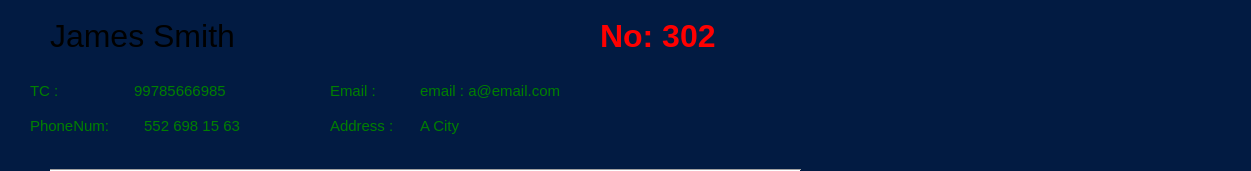
   <widget class="QWidget" name="info_header" native="true">
    <property name="geometry">
     <rect>
      <x>0</x>
      <y>0</y>
      <width>1251</width>
      <height>171</height>
     </rect>
    </property>
    <property name="palette">
     <palette>
      <active>
       <colorrole role="Button">
        <brush brushstyle="SolidPattern">
         <color alpha="255">
          <red>255</red>
          <green>255</green>
          <blue>255</blue>
         </color>
        </brush>
       </colorrole>
       <colorrole role="Text">
        <brush brushstyle="SolidPattern">
         <color alpha="255">
          <red>255</red>
          <green>255</green>
          <blue>255</blue>
         </color>
        </brush>
       </colorrole>
       <colorrole role="Base">
        <brush brushstyle="SolidPattern">
         <color alpha="255">
          <red>2</red>
          <green>27</green>
          <blue>66</blue>
         </color>
        </brush>
       </colorrole>
       <colorrole role="Window">
        <brush brushstyle="SolidPattern">
         <color alpha="255">
          <red>2</red>
          <green>27</green>
          <blue>66</blue>
         </color>
        </brush>
       </colorrole>
       <colorrole role="PlaceholderText">
        <brush brushstyle="SolidPattern">
         <color alpha="128">
          <red>255</red>
          <green>255</green>
          <blue>255</blue>
         </color>
        </brush>
       </colorrole>
      </active>
      <inactive>
       <colorrole role="Button">
        <brush brushstyle="SolidPattern">
         <color alpha="255">
          <red>255</red>
          <green>255</green>
          <blue>255</blue>
         </color>
        </brush>
       </colorrole>
       <colorrole role="Text">
        <brush brushstyle="SolidPattern">
         <color alpha="255">
          <red>255</red>
          <green>255</green>
          <blue>255</blue>
         </color>
        </brush>
       </colorrole>
       <colorrole role="Base">
        <brush brushstyle="SolidPattern">
         <color alpha="255">
          <red>2</red>
          <green>27</green>
          <blue>66</blue>
         </color>
        </brush>
       </colorrole>
       <colorrole role="Window">
        <brush brushstyle="SolidPattern">
         <color alpha="255">
          <red>2</red>
          <green>27</green>
          <blue>66</blue>
         </color>
        </brush>
       </colorrole>
       <colorrole role="PlaceholderText">
        <brush brushstyle="SolidPattern">
         <color alpha="128">
          <red>255</red>
          <green>255</green>
          <blue>255</blue>
         </color>
        </brush>
       </colorrole>
      </inactive>
      <disabled>
       <colorrole role="Button">
        <brush brushstyle="SolidPattern">
         <color alpha="255">
          <red>255</red>
          <green>255</green>
          <blue>255</blue>
         </color>
        </brush>
       </colorrole>
       <colorrole role="Text">
        <brush brushstyle="SolidPattern">
         <color alpha="255">
          <red>120</red>
          <green>120</green>
          <blue>120</blue>
         </color>
        </brush>
       </colorrole>
       <colorrole role="Base">
        <brush brushstyle="SolidPattern">
         <color alpha="255">
          <red>2</red>
          <green>27</green>
          <blue>66</blue>
         </color>
        </brush>
       </colorrole>
       <colorrole role="Window">
        <brush brushstyle="SolidPattern">
         <color alpha="255">
          <red>2</red>
          <green>27</green>
          <blue>66</blue>
         </color>
        </brush>
       </colorrole>
       <colorrole role="PlaceholderText">
        <brush brushstyle="SolidPattern">
         <color alpha="128">
          <red>0</red>
          <green>0</green>
          <blue>0</blue>
         </color>
        </brush>
       </colorrole>
      </disabled>
     </palette>
    </property>
    <property name="styleSheet">
     <string notr="true"/>
    </property>
    <widget class="QStackedWidget" name="info_header_stackedWidgets">
     <property name="geometry">
      <rect>
       <x>0</x>
       <y>0</y>
       <width>911</width>
       <height>171</height>
      </rect>
     </property>
     <property name="palette">
      <palette>
       <active>
        <colorrole role="Base">
         <brush brushstyle="SolidPattern">
          <color alpha="255">
           <red>255</red>
           <green>255</green>
           <blue>255</blue>
          </color>
         </brush>
        </colorrole>
       </active>
       <inactive>
        <colorrole role="Base">
         <brush brushstyle="SolidPattern">
          <color alpha="255">
           <red>255</red>
           <green>255</green>
           <blue>255</blue>
          </color>
         </brush>
        </colorrole>
       </inactive>
       <disabled>
        <colorrole role="Base">
         <brush brushstyle="SolidPattern">
          <color alpha="255">
           <red>2</red>
           <green>27</green>
           <blue>66</blue>
          </color>
         </brush>
        </colorrole>
       </disabled>
      </palette>
     </property>
     <property name="currentIndex">
      <number>0</number>
     </property>
     <widget class="QWidget" name="Pinfo">
      <property name="palette">
       <palette>
        <active>
         <colorrole role="Base">
          <brush brushstyle="SolidPattern">
           <color alpha="255">
            <red>255</red>
            <green>255</green>
            <blue>255</blue>
           </color>
          </brush>
         </colorrole>
         <colorrole role="Window">
          <brush brushstyle="SolidPattern">
           <color alpha="255">
            <red>255</red>
            <green>255</green>
            <blue>255</blue>
           </color>
          </brush>
         </colorrole>
        </active>
        <inactive>
         <colorrole role="Base">
          <brush brushstyle="SolidPattern">
           <color alpha="255">
            <red>255</red>
            <green>255</green>
            <blue>255</blue>
           </color>
          </brush>
         </colorrole>
         <colorrole role="Window">
          <brush brushstyle="SolidPattern">
           <color alpha="255">
            <red>255</red>
            <green>255</green>
            <blue>255</blue>
           </color>
          </brush>
         </colorrole>
        </inactive>
        <disabled>
         <colorrole role="Base">
          <brush brushstyle="SolidPattern">
           <color alpha="255">
            <red>255</red>
            <green>255</green>
            <blue>255</blue>
           </color>
          </brush>
         </colorrole>
         <colorrole role="Window">
          <brush brushstyle="SolidPattern">
           <color alpha="255">
            <red>255</red>
            <green>255</green>
            <blue>255</blue>
           </color>
          </brush>
         </colorrole>
        </disabled>
       </palette>
      </property>
      <widget class="QLabel" name="info_cusID_label">
       <property name="geometry">
        <rect>
         <x>600</x>
         <y>10</y>
         <width>241</width>
         <height>51</height>
        </rect>
       </property>
       <property name="palette">
        <palette>
         <active>
          <colorrole role="WindowText">
           <brush brushstyle="SolidPattern">
            <color alpha="255">
             <red>255</red>
             <green>0</green>
             <blue>0</blue>
            </color>
           </brush>
          </colorrole>
          <colorrole role="Text">
           <brush brushstyle="SolidPattern">
            <color alpha="255">
             <red>255</red>
             <green>0</green>
             <blue>0</blue>
            </color>
           </brush>
          </colorrole>
          <colorrole role="ButtonText">
           <brush brushstyle="SolidPattern">
            <color alpha="255">
             <red>255</red>
             <green>0</green>
             <blue>0</blue>
            </color>
           </brush>
          </colorrole>
          <colorrole role="PlaceholderText">
           <brush brushstyle="NoBrush">
            <color alpha="128">
             <red>255</red>
             <green>0</green>
             <blue>0</blue>
            </color>
           </brush>
          </colorrole>
         </active>
         <inactive>
          <colorrole role="WindowText">
           <brush brushstyle="SolidPattern">
            <color alpha="255">
             <red>255</red>
             <green>0</green>
             <blue>0</blue>
            </color>
           </brush>
          </colorrole>
          <colorrole role="Text">
           <brush brushstyle="SolidPattern">
            <color alpha="255">
             <red>255</red>
             <green>0</green>
             <blue>0</blue>
            </color>
           </brush>
          </colorrole>
          <colorrole role="ButtonText">
           <brush brushstyle="SolidPattern">
            <color alpha="255">
             <red>255</red>
             <green>0</green>
             <blue>0</blue>
            </color>
           </brush>
          </colorrole>
          <colorrole role="PlaceholderText">
           <brush brushstyle="NoBrush">
            <color alpha="128">
             <red>255</red>
             <green>0</green>
             <blue>0</blue>
            </color>
           </brush>
          </colorrole>
         </inactive>
         <disabled>
          <colorrole role="WindowText">
           <brush brushstyle="SolidPattern">
            <color alpha="255">
             <red>255</red>
             <green>0</green>
             <blue>0</blue>
            </color>
           </brush>
          </colorrole>
          <colorrole role="Text">
           <brush brushstyle="SolidPattern">
            <color alpha="255">
             <red>255</red>
             <green>0</green>
             <blue>0</blue>
            </color>
           </brush>
          </colorrole>
          <colorrole role="ButtonText">
           <brush brushstyle="SolidPattern">
            <color alpha="255">
             <red>255</red>
             <green>0</green>
             <blue>0</blue>
            </color>
           </brush>
          </colorrole>
          <colorrole role="PlaceholderText">
           <brush brushstyle="NoBrush">
            <color alpha="128">
             <red>255</red>
             <green>0</green>
             <blue>0</blue>
            </color>
           </brush>
          </colorrole>
         </disabled>
        </palette>
       </property>
       <property name="font">
        <font>
         <pointsize>24</pointsize>
         <weight>75</weight>
         <bold>true</bold>
        </font>
       </property>
       <property name="styleSheet">
        <string notr="true">color:Red</string>
       </property>
       <property name="text">
        <string>No: 302</string>
       </property>
      </widget>
      <widget class="QLabel" name="info_address_label_2">
       <property name="geometry">
        <rect>
         <x>330</x>
         <y>110</y>
         <width>81</width>
         <height>31</height>
        </rect>
       </property>
       <property name="font">
        <font>
         <pointsize>11</pointsize>
        </font>
       </property>
       <property name="styleSheet">
        <string notr="true">color: Green</string>
       </property>
       <property name="text">
        <string>Address :</string>
       </property>
      </widget>
      <widget class="QLabel" name="info_cusName_label">
       <property name="geometry">
        <rect>
         <x>50</x>
         <y>10</y>
         <width>561</width>
         <height>51</height>
        </rect>
       </property>
       <property name="palette">
        <palette>
         <active>
          <colorrole role="WindowText">
           <brush brushstyle="SolidPattern">
            <color alpha="255">
             <red>0</red>
             <green>0</green>
             <blue>0</blue>
            </color>
           </brush>
          </colorrole>
          <colorrole role="Button">
           <brush brushstyle="SolidPattern">
            <color alpha="255">
             <red>255</red>
             <green>255</green>
             <blue>255</blue>
            </color>
           </brush>
          </colorrole>
          <colorrole role="Light">
           <brush brushstyle="SolidPattern">
            <color alpha="255">
             <red>255</red>
             <green>255</green>
             <blue>255</blue>
            </color>
           </brush>
          </colorrole>
          <colorrole role="Midlight">
           <brush brushstyle="SolidPattern">
            <color alpha="255">
             <red>255</red>
             <green>255</green>
             <blue>255</blue>
            </color>
           </brush>
          </colorrole>
          <colorrole role="Dark">
           <brush brushstyle="SolidPattern">
            <color alpha="255">
             <red>127</red>
             <green>127</green>
             <blue>127</blue>
            </color>
           </brush>
          </colorrole>
          <colorrole role="Mid">
           <brush brushstyle="SolidPattern">
            <color alpha="255">
             <red>170</red>
             <green>170</green>
             <blue>170</blue>
            </color>
           </brush>
          </colorrole>
          <colorrole role="Text">
           <brush brushstyle="SolidPattern">
            <color alpha="255">
             <red>0</red>
             <green>0</green>
             <blue>0</blue>
            </color>
           </brush>
          </colorrole>
          <colorrole role="BrightText">
           <brush brushstyle="SolidPattern">
            <color alpha="255">
             <red>255</red>
             <green>255</green>
             <blue>255</blue>
            </color>
           </brush>
          </colorrole>
          <colorrole role="ButtonText">
           <brush brushstyle="SolidPattern">
            <color alpha="255">
             <red>0</red>
             <green>0</green>
             <blue>0</blue>
            </color>
           </brush>
          </colorrole>
          <colorrole role="Base">
           <brush brushstyle="SolidPattern">
            <color alpha="255">
             <red>255</red>
             <green>255</green>
             <blue>255</blue>
            </color>
           </brush>
          </colorrole>
          <colorrole role="Window">
           <brush brushstyle="SolidPattern">
            <color alpha="255">
             <red>255</red>
             <green>255</green>
             <blue>255</blue>
            </color>
           </brush>
          </colorrole>
          <colorrole role="Shadow">
           <brush brushstyle="SolidPattern">
            <color alpha="255">
             <red>0</red>
             <green>0</green>
             <blue>0</blue>
            </color>
           </brush>
          </colorrole>
          <colorrole role="AlternateBase">
           <brush brushstyle="SolidPattern">
            <color alpha="255">
             <red>255</red>
             <green>255</green>
             <blue>255</blue>
            </color>
           </brush>
          </colorrole>
          <colorrole role="ToolTipBase">
           <brush brushstyle="SolidPattern">
            <color alpha="255">
             <red>255</red>
             <green>255</green>
             <blue>220</blue>
            </color>
           </brush>
          </colorrole>
          <colorrole role="ToolTipText">
           <brush brushstyle="SolidPattern">
            <color alpha="255">
             <red>0</red>
             <green>0</green>
             <blue>0</blue>
            </color>
           </brush>
          </colorrole>
          <colorrole role="PlaceholderText">
           <brush brushstyle="SolidPattern">
            <color alpha="128">
             <red>0</red>
             <green>0</green>
             <blue>0</blue>
            </color>
           </brush>
          </colorrole>
         </active>
         <inactive>
          <colorrole role="WindowText">
           <brush brushstyle="SolidPattern">
            <color alpha="255">
             <red>0</red>
             <green>0</green>
             <blue>0</blue>
            </color>
           </brush>
          </colorrole>
          <colorrole role="Button">
           <brush brushstyle="SolidPattern">
            <color alpha="255">
             <red>255</red>
             <green>255</green>
             <blue>255</blue>
            </color>
           </brush>
          </colorrole>
          <colorrole role="Light">
           <brush brushstyle="SolidPattern">
            <color alpha="255">
             <red>255</red>
             <green>255</green>
             <blue>255</blue>
            </color>
           </brush>
          </colorrole>
          <colorrole role="Midlight">
           <brush brushstyle="SolidPattern">
            <color alpha="255">
             <red>255</red>
             <green>255</green>
             <blue>255</blue>
            </color>
           </brush>
          </colorrole>
          <colorrole role="Dark">
           <brush brushstyle="SolidPattern">
            <color alpha="255">
             <red>127</red>
             <green>127</green>
             <blue>127</blue>
            </color>
           </brush>
          </colorrole>
          <colorrole role="Mid">
           <brush brushstyle="SolidPattern">
            <color alpha="255">
             <red>170</red>
             <green>170</green>
             <blue>170</blue>
            </color>
           </brush>
          </colorrole>
          <colorrole role="Text">
           <brush brushstyle="SolidPattern">
            <color alpha="255">
             <red>0</red>
             <green>0</green>
             <blue>0</blue>
            </color>
           </brush>
          </colorrole>
          <colorrole role="BrightText">
           <brush brushstyle="SolidPattern">
            <color alpha="255">
             <red>255</red>
             <green>255</green>
             <blue>255</blue>
            </color>
           </brush>
          </colorrole>
          <colorrole role="ButtonText">
           <brush brushstyle="SolidPattern">
            <color alpha="255">
             <red>0</red>
             <green>0</green>
             <blue>0</blue>
            </color>
           </brush>
          </colorrole>
          <colorrole role="Base">
           <brush brushstyle="SolidPattern">
            <color alpha="255">
             <red>255</red>
             <green>255</green>
             <blue>255</blue>
            </color>
           </brush>
          </colorrole>
          <colorrole role="Window">
           <brush brushstyle="SolidPattern">
            <color alpha="255">
             <red>255</red>
             <green>255</green>
             <blue>255</blue>
            </color>
           </brush>
          </colorrole>
          <colorrole role="Shadow">
           <brush brushstyle="SolidPattern">
            <color alpha="255">
             <red>0</red>
             <green>0</green>
             <blue>0</blue>
            </color>
           </brush>
          </colorrole>
          <colorrole role="AlternateBase">
           <brush brushstyle="SolidPattern">
            <color alpha="255">
             <red>255</red>
             <green>255</green>
             <blue>255</blue>
            </color>
           </brush>
          </colorrole>
          <colorrole role="ToolTipBase">
           <brush brushstyle="SolidPattern">
            <color alpha="255">
             <red>255</red>
             <green>255</green>
             <blue>220</blue>
            </color>
           </brush>
          </colorrole>
          <colorrole role="ToolTipText">
           <brush brushstyle="SolidPattern">
            <color alpha="255">
             <red>0</red>
             <green>0</green>
             <blue>0</blue>
            </color>
           </brush>
          </colorrole>
          <colorrole role="PlaceholderText">
           <brush brushstyle="SolidPattern">
            <color alpha="128">
             <red>0</red>
             <green>0</green>
             <blue>0</blue>
            </color>
           </brush>
          </colorrole>
         </inactive>
         <disabled>
          <colorrole role="WindowText">
           <brush brushstyle="SolidPattern">
            <color alpha="255">
             <red>127</red>
             <green>127</green>
             <blue>127</blue>
            </color>
           </brush>
          </colorrole>
          <colorrole role="Button">
           <brush brushstyle="SolidPattern">
            <color alpha="255">
             <red>255</red>
             <green>255</green>
             <blue>255</blue>
            </color>
           </brush>
          </colorrole>
          <colorrole role="Light">
           <brush brushstyle="SolidPattern">
            <color alpha="255">
             <red>255</red>
             <green>255</green>
             <blue>255</blue>
            </color>
           </brush>
          </colorrole>
          <colorrole role="Midlight">
           <brush brushstyle="SolidPattern">
            <color alpha="255">
             <red>255</red>
             <green>255</green>
             <blue>255</blue>
            </color>
           </brush>
          </colorrole>
          <colorrole role="Dark">
           <brush brushstyle="SolidPattern">
            <color alpha="255">
             <red>127</red>
             <green>127</green>
             <blue>127</blue>
            </color>
           </brush>
          </colorrole>
          <colorrole role="Mid">
           <brush brushstyle="SolidPattern">
            <color alpha="255">
             <red>170</red>
             <green>170</green>
             <blue>170</blue>
            </color>
           </brush>
          </colorrole>
          <colorrole role="Text">
           <brush brushstyle="SolidPattern">
            <color alpha="255">
             <red>127</red>
             <green>127</green>
             <blue>127</blue>
            </color>
           </brush>
          </colorrole>
          <colorrole role="BrightText">
           <brush brushstyle="SolidPattern">
            <color alpha="255">
             <red>255</red>
             <green>255</green>
             <blue>255</blue>
            </color>
           </brush>
          </colorrole>
          <colorrole role="ButtonText">
           <brush brushstyle="SolidPattern">
            <color alpha="255">
             <red>127</red>
             <green>127</green>
             <blue>127</blue>
            </color>
           </brush>
          </colorrole>
          <colorrole role="Base">
           <brush brushstyle="SolidPattern">
            <color alpha="255">
             <red>255</red>
             <green>255</green>
             <blue>255</blue>
            </color>
           </brush>
          </colorrole>
          <colorrole role="Window">
           <brush brushstyle="SolidPattern">
            <color alpha="255">
             <red>255</red>
             <green>255</green>
             <blue>255</blue>
            </color>
           </brush>
          </colorrole>
          <colorrole role="Shadow">
           <brush brushstyle="SolidPattern">
            <color alpha="255">
             <red>0</red>
             <green>0</green>
             <blue>0</blue>
            </color>
           </brush>
          </colorrole>
          <colorrole role="AlternateBase">
           <brush brushstyle="SolidPattern">
            <color alpha="255">
             <red>255</red>
             <green>255</green>
             <blue>255</blue>
            </color>
           </brush>
          </colorrole>
          <colorrole role="ToolTipBase">
           <brush brushstyle="SolidPattern">
            <color alpha="255">
             <red>255</red>
             <green>255</green>
             <blue>220</blue>
            </color>
           </brush>
          </colorrole>
          <colorrole role="ToolTipText">
           <brush brushstyle="SolidPattern">
            <color alpha="255">
             <red>0</red>
             <green>0</green>
             <blue>0</blue>
            </color>
           </brush>
          </colorrole>
          <colorrole role="PlaceholderText">
           <brush brushstyle="SolidPattern">
            <color alpha="128">
             <red>0</red>
             <green>0</green>
             <blue>0</blue>
            </color>
           </brush>
          </colorrole>
         </disabled>
        </palette>
       </property>
       <property name="font">
        <font>
         <pointsize>24</pointsize>
         <weight>50</weight>
         <bold>false</bold>
        </font>
       </property>
       <property name="text">
        <string>James Smith</string>
       </property>
      </widget>
      <widget class="QLabel" name="info_email_label">
       <property name="geometry">
        <rect>
         <x>420</x>
         <y>80</y>
         <width>361</width>
         <height>21</height>
        </rect>
       </property>
       <property name="font">
        <font>
         <pointsize>11</pointsize>
        </font>
       </property>
       <property name="styleSheet">
        <string notr="true">color: Green</string>
       </property>
       <property name="text">
        <string>email : a@email.com</string>
       </property>
      </widget>
      <widget class="QLabel" name="info_phoneNum_label">
       <property name="geometry">
        <rect>
         <x>140</x>
         <y>110</y>
         <width>201</width>
         <height>31</height>
        </rect>
       </property>
       <property name="font">
        <font>
         <pointsize>11</pointsize>
        </font>
       </property>
       <property name="styleSheet">
        <string notr="true">color: Green</string>
       </property>
       <property name="text">
        <string> 552 698 15 63</string>
       </property>
      </widget>
      <widget class="QLabel" name="info_TC_label">
       <property name="geometry">
        <rect>
         <x>130</x>
         <y>80</y>
         <width>191</width>
         <height>21</height>
        </rect>
       </property>
       <property name="font">
        <font>
         <pointsize>11</pointsize>
        </font>
       </property>
       <property name="styleSheet">
        <string notr="true">color: Green</string>
       </property>
       <property name="text">
        <string> 99785666985</string>
       </property>
      </widget>
      <widget class="Line" name="line">
       <property name="geometry">
        <rect>
         <x>50</x>
         <y>160</y>
         <width>751</width>
         <height>20</height>
        </rect>
       </property>
       <property name="orientation">
        <enum>Qt::Horizontal</enum>
       </property>
      </widget>
      <widget class="QLabel" name="info_TC_label_2">
       <property name="geometry">
        <rect>
         <x>30</x>
         <y>80</y>
         <width>31</width>
         <height>21</height>
        </rect>
       </property>
       <property name="font">
        <font>
         <pointsize>11</pointsize>
        </font>
       </property>
       <property name="styleSheet">
        <string notr="true">color: Green</string>
       </property>
       <property name="text">
        <string>TC :</string>
       </property>
      </widget>
      <widget class="QLabel" name="info_phoneNum_label_2">
       <property name="geometry">
        <rect>
         <x>30</x>
         <y>110</y>
         <width>101</width>
         <height>31</height>
        </rect>
       </property>
       <property name="font">
        <font>
         <pointsize>11</pointsize>
        </font>
       </property>
       <property name="styleSheet">
        <string notr="true">color: Green</string>
       </property>
       <property name="text">
        <string>PhoneNum:</string>
       </property>
      </widget>
      <widget class="QLabel" name="info_email_label_2">
       <property name="geometry">
        <rect>
         <x>330</x>
         <y>80</y>
         <width>61</width>
         <height>21</height>
        </rect>
       </property>
       <property name="font">
        <font>
         <pointsize>11</pointsize>
        </font>
       </property>
       <property name="styleSheet">
        <string notr="true">color: Green</string>
       </property>
       <property name="text">
        <string>Email :</string>
       </property>
      </widget>
      <widget class="QLabel" name="info_address_label">
       <property name="geometry">
        <rect>
         <x>420</x>
         <y>110</y>
         <width>561</width>
         <height>31</height>
        </rect>
       </property>
       <property name="font">
        <font>
         <pointsize>11</pointsize>
        </font>
       </property>
       <property name="styleSheet">
        <string notr="true">color: Green</string>
       </property>
       <property name="text">
        <string>A City</string>
       </property>
      </widget>
     </widget>
    </widget>
   </widget>
